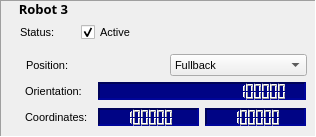
           <widget class="QFrame" name="frame_robot_3">
            <property name="maximumSize">
             <size>
              <width>16777215</width>
              <height>137</height>
             </size>
            </property>
            <property name="font">
             <font>
              <pointsize>8</pointsize>
              <weight>75</weight>
              <bold>true</bold>
             </font>
            </property>
            <property name="toolTip">
             <string>&lt;html&gt;&lt;head/&gt;&lt;body&gt;&lt;p&gt;This is my tool tip&lt;/p&gt;&lt;/body&gt;&lt;/html&gt;</string>
            </property>
            <property name="accessibleName">
             <string>Robot 0</string>
            </property>
            <property name="autoFillBackground">
             <bool>false</bool>
            </property>
            <property name="frameShape">
             <enum>QFrame::Panel</enum>
            </property>
            <property name="frameShadow">
             <enum>QFrame::Sunken</enum>
            </property>
            <property name="midLineWidth">
             <number>0</number>
            </property>
            <widget class="QLabel" name="label_6">
             <property name="geometry">
              <rect>
               <x>10</x>
               <y>0</y>
               <width>67</width>
               <height>21</height>
              </rect>
             </property>
             <property name="font">
              <font>
               <family>Courier 10 Pitch</family>
               <pointsize>10</pointsize>
               <weight>75</weight>
               <bold>true</bold>
              </font>
             </property>
             <property name="autoFillBackground">
              <bool>false</bool>
             </property>
             <property name="text">
              <string>Robot 3</string>
             </property>
             <property name="alignment">
              <set>Qt::AlignHCenter|Qt::AlignTop</set>
             </property>
            </widget>
            <widget class="QLabel" name="output_icon_3">
             <property name="geometry">
              <rect>
               <x>210</x>
               <y>5</y>
               <width>50</width>
               <height>50</height>
              </rect>
             </property>
             <property name="minimumSize">
              <size>
               <width>0</width>
               <height>0</height>
              </size>
             </property>
             <property name="text">
              <string/>
             </property>
             <property name="pixmap">
              <pixmap resource="images.qrc">:/images/go-next.png</pixmap>
             </property>
             <property name="scaledContents">
              <bool>true</bool>
             </property>
             <property name="alignment">
              <set>Qt::AlignCenter</set>
             </property>
            </widget>
            <widget class="QWidget" name="layoutWidget_8">
             <property name="geometry">
              <rect>
               <x>20</x>
               <y>21</y>
               <width>116</width>
               <height>24</height>
              </rect>
             </property>
             <layout class="QGridLayout" name="gridLayout_9">
              <item row="0" column="0">
               <widget class="QLabel" name="label_status_15">
                <property name="minimumSize">
                 <size>
                  <width>20</width>
                  <height>0</height>
                 </size>
                </property>
                <property name="baseSize">
                 <size>
                  <width>20</width>
                  <height>0</height>
                 </size>
                </property>
                <property name="font">
                 <font>
                  <pointsize>8</pointsize>
                  <weight>50</weight>
                  <bold>false</bold>
                 </font>
                </property>
                <property name="text">
                 <string>Status:     </string>
                </property>
                <property name="margin">
                 <number>0</number>
                </property>
               </widget>
              </item>
              <item row="0" column="1">
               <widget class="QCheckBox" name="checkBox_active_4">
                <property name="font">
                 <font>
                  <pointsize>8</pointsize>
                  <weight>50</weight>
                  <bold>false</bold>
                 </font>
                </property>
                <property name="text">
                 <string>Active</string>
                </property>
                <property name="checked">
                 <bool>true</bool>
                </property>
               </widget>
              </item>
             </layout>
            </widget>
            <widget class="QWidget" name="layoutWidget_9">
             <property name="geometry">
              <rect>
               <x>25</x>
               <y>80</y>
               <width>281</width>
               <height>48</height>
              </rect>
             </property>
             <layout class="QGridLayout" name="gridLayout_10">
              <item row="1" column="2">
               <widget class="QLCDNumber" name="lcd_coordY_3">
                <property name="maximumSize">
                 <size>
                  <width>16777215</width>
                  <height>18</height>
                 </size>
                </property>
                <property name="autoFillBackground">
                 <bool>false</bool>
                </property>
                <property name="styleSheet">
                 <string notr="true">background-color: rgb(0, 4, 133);</string>
                </property>
                <property name="frameShape">
                 <enum>QFrame::Panel</enum>
                </property>
                <property name="frameShadow">
                 <enum>QFrame::Sunken</enum>
                </property>
                <property name="lineWidth">
                 <number>2</number>
                </property>
                <property name="smallDecimalPoint">
                 <bool>false</bool>
                </property>
                <property name="digitCount">
                 <number>6</number>
                </property>
                <property name="segmentStyle">
                 <enum>QLCDNumber::Outline</enum>
                </property>
                <property name="value" stdset="0">
                 <double>888888.000000000000000</double>
                </property>
               </widget>
              </item>
              <item row="1" column="0">
               <widget class="QLabel" name="label_coord_3">
                <property name="minimumSize">
                 <size>
                  <width>42</width>
                  <height>0</height>
                 </size>
                </property>
                <property name="baseSize">
                 <size>
                  <width>20</width>
                  <height>0</height>
                 </size>
                </property>
                <property name="font">
                 <font>
                  <pointsize>8</pointsize>
                  <weight>50</weight>
                  <bold>false</bold>
                 </font>
                </property>
                <property name="text">
                 <string>Coordinates: </string>
                </property>
                <property name="indent">
                 <number>0</number>
                </property>
               </widget>
              </item>
              <item row="0" column="0">
               <widget class="QLabel" name="label_orient_3">
                <property name="minimumSize">
                 <size>
                  <width>20</width>
                  <height>0</height>
                 </size>
                </property>
                <property name="font">
                 <font>
                  <pointsize>8</pointsize>
                  <weight>50</weight>
                  <bold>false</bold>
                 </font>
                </property>
                <property name="text">
                 <string>Orientation: </string>
                </property>
               </widget>
              </item>
              <item row="1" column="1">
               <widget class="QLCDNumber" name="lcd_coordX_3">
                <property name="maximumSize">
                 <size>
                  <width>16777215</width>
                  <height>18</height>
                 </size>
                </property>
                <property name="autoFillBackground">
                 <bool>false</bool>
                </property>
                <property name="styleSheet">
                 <string notr="true">background-color: rgb(0, 4, 133);</string>
                </property>
                <property name="frameShape">
                 <enum>QFrame::Panel</enum>
                </property>
                <property name="frameShadow">
                 <enum>QFrame::Sunken</enum>
                </property>
                <property name="lineWidth">
                 <number>2</number>
                </property>
                <property name="smallDecimalPoint">
                 <bool>false</bool>
                </property>
                <property name="digitCount">
                 <number>6</number>
                </property>
                <property name="segmentStyle">
                 <enum>QLCDNumber::Outline</enum>
                </property>
                <property name="value" stdset="0">
                 <double>888888.000000000000000</double>
                </property>
               </widget>
              </item>
              <item row="0" column="1" colspan="2">
               <widget class="QLCDNumber" name="lcd_orient_3">
                <property name="maximumSize">
                 <size>
                  <width>16777215</width>
                  <height>18</height>
                 </size>
                </property>
                <property name="layoutDirection">
                 <enum>Qt::RightToLeft</enum>
                </property>
                <property name="autoFillBackground">
                 <bool>false</bool>
                </property>
                <property name="styleSheet">
                 <string notr="true">background-color: rgb(0, 4, 133);</string>
                </property>
                <property name="frameShape">
                 <enum>QFrame::Panel</enum>
                </property>
                <property name="frameShadow">
                 <enum>QFrame::Sunken</enum>
                </property>
                <property name="lineWidth">
                 <number>2</number>
                </property>
                <property name="smallDecimalPoint">
                 <bool>false</bool>
                </property>
                <property name="digitCount">
                 <number>21</number>
                </property>
                <property name="segmentStyle">
                 <enum>QLCDNumber::Outline</enum>
                </property>
                <property name="value" stdset="0">
                 <double>888888.000000000000000</double>
                </property>
               </widget>
              </item>
             </layout>
            </widget>
            <widget class="QWidget" name="layoutWidget_10">
             <property name="geometry">
              <rect>
               <x>26</x>
               <y>51</y>
               <width>281</width>
               <height>29</height>
              </rect>
             </property>
             <layout class="QGridLayout" name="gridLayout_16">
              <item row="0" column="0">
               <widget class="QLabel" name="label_position_15">
                <property name="minimumSize">
                 <size>
                  <width>0</width>
                  <height>0</height>
                 </size>
                </property>
                <property name="font">
                 <font>
                  <pointsize>8</pointsize>
                  <weight>50</weight>
                  <bold>false</bold>
                 </font>
                </property>
                <property name="text">
                 <string>Position:   </string>
                </property>
               </widget>
              </item>
              <item row="0" column="1">
               <widget class="QComboBox" name="comboBox_position_15">
                <property name="sizePolicy">
                 <sizepolicy hsizetype="Minimum" vsizetype="Fixed">
                  <horstretch>0</horstretch>
                  <verstretch>0</verstretch>
                 </sizepolicy>
                </property>
                <property name="minimumSize">
                 <size>
                  <width>120</width>
                  <height>0</height>
                 </size>
                </property>
                <property name="font">
                 <font>
                  <pointsize>8</pointsize>
                  <weight>50</weight>
                  <bold>false</bold>
                 </font>
                </property>
                <property name="currentIndex">
                 <number>0</number>
                </property>
                <property name="maxCount">
                 <number>12</number>
                </property>
                <property name="frame">
                 <bool>true</bool>
                </property>
                <property name="modelColumn">
                 <number>0</number>
                </property>
                <item>
                 <property name="text">
                  <string>Fullback</string>
                 </property>
                </item>
                <item>
                 <property name="text">
                  <string>Center Back</string>
                 </property>
                </item>
                <item>
                 <property name="text">
                  <string>Sweeper</string>
                 </property>
                </item>
                <item>
                 <property name="text">
                  <string>Goalie</string>
                 </property>
                </item>
               </widget>
              </item>
             </layout>
            </widget>
           </widget>
